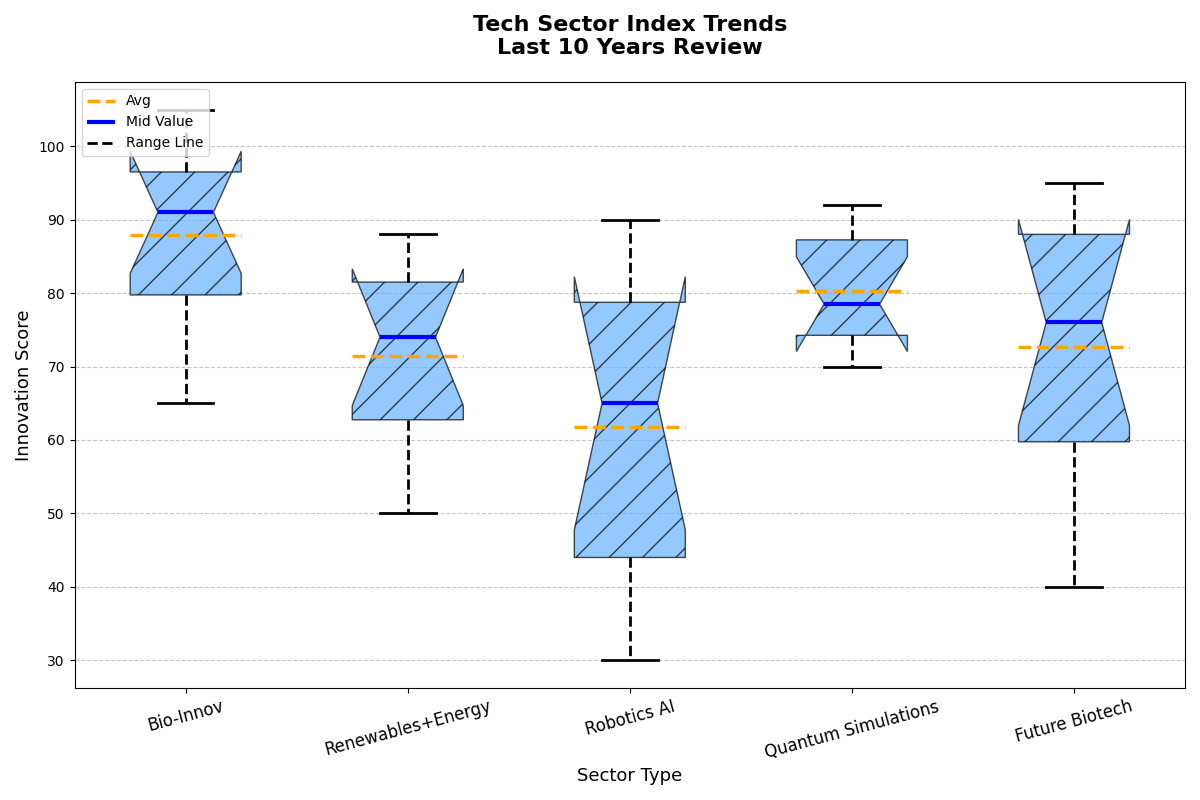

This figure's Python source:
import matplotlib.pyplot as plt
import numpy as np

sectors = ["Bio-Innov", "Renewables+Energy", "Robotics AI", "Quantum Simulations", "Future Biotech"]
innovation_data = [
    [65, 72, 78, 85, 90, 92, 95, 97, 100, 105],
    [50, 55, 62, 65, 70, 78, 80, 82, 85, 88],
    [30, 35, 42, 50, 60, 70, 75, 80, 85, 90],
    [70, 72, 74, 75, 77, 80, 85, 88, 90, 92],
    [40, 50, 58, 65, 72, 80, 85, 89, 93, 95],
]

fig, ax = plt.subplots(figsize=(12, 8))

bp = ax.boxplot(innovation_data, vert=True, patch_artist=True, 
                notch=True, showmeans=True, meanline=True,
                meanprops=dict(linestyle='--', linewidth=2.5, color='orange'))

single_color = '#66B3FF'
hatch = '/'
for patch in bp['boxes']:
    patch.set(facecolor=single_color, hatch=hatch, alpha=0.7)

for median in bp['medians']:
    median.set(color='blue', linewidth=3)
for whisker in bp['whiskers']:
    whisker.set(color='black', linewidth=2, linestyle='--')
for cap in bp['caps']:
    cap.set(color='black', linewidth=2)

ax.set_title('Tech Sector Index Trends\nLast 10 Years Review', 
             fontsize=16, fontweight='bold', pad=20)
ax.set_xlabel('Sector Type', fontsize=13)
ax.set_ylabel('Innovation Score', fontsize=13)
ax.set_xticks(np.arange(1, len(sectors) + 1))
ax.set_xticklabels(sectors, fontsize=12, rotation=15)

ax.yaxis.grid(True, linestyle='--', alpha=0.7)

boxplot_elements = [bp['means'][0], bp['medians'][0], bp['whiskers'][0]]
ax.legend(boxplot_elements, ['Avg', 'Mid Value', 'Range Line'], loc='upper left')

plt.tight_layout()
plt.show()
